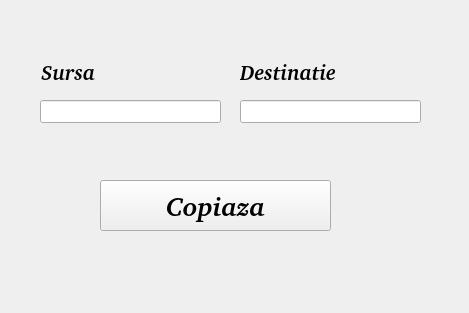
<?xml version="1.0" encoding="UTF-8"?>
<ui version="4.0">
 <class>copiere</class>
 <widget class="QWidget" name="copiere">
  <property name="geometry">
   <rect>
    <x>0</x>
    <y>0</y>
    <width>469</width>
    <height>313</height>
   </rect>
  </property>
  <property name="windowTitle">
   <string>Form</string>
  </property>
  <widget class="QLineEdit" name="sursa">
   <property name="geometry">
    <rect>
     <x>40</x>
     <y>100</y>
     <width>181</width>
     <height>23</height>
    </rect>
   </property>
  </widget>
  <widget class="QLineEdit" name="destinatie">
   <property name="geometry">
    <rect>
     <x>240</x>
     <y>100</y>
     <width>181</width>
     <height>23</height>
    </rect>
   </property>
  </widget>
  <widget class="QPushButton" name="copiere_2">
   <property name="geometry">
    <rect>
     <x>100</x>
     <y>180</y>
     <width>231</width>
     <height>51</height>
    </rect>
   </property>
   <property name="font">
    <font>
     <family>C059 [UKWN]</family>
     <pointsize>20</pointsize>
     <weight>75</weight>
     <italic>true</italic>
     <bold>true</bold>
    </font>
   </property>
   <property name="text">
    <string>Copiaza</string>
   </property>
  </widget>
  <widget class="QWidget" name="">
   <property name="geometry">
    <rect>
     <x>41</x>
     <y>60</y>
     <width>391</width>
     <height>24</height>
    </rect>
   </property>
   <layout class="QHBoxLayout" name="horizontalLayout">
    <item>
     <widget class="QLabel" name="label">
      <property name="font">
       <font>
        <family>C059 [UKWN]</family>
        <pointsize>16</pointsize>
        <weight>75</weight>
        <italic>true</italic>
        <bold>true</bold>
       </font>
      </property>
      <property name="text">
       <string>Sursa</string>
      </property>
     </widget>
    </item>
    <item>
     <widget class="QLabel" name="label_2">
      <property name="font">
       <font>
        <family>C059 [UKWN]</family>
        <pointsize>16</pointsize>
        <weight>75</weight>
        <italic>true</italic>
        <bold>true</bold>
       </font>
      </property>
      <property name="text">
       <string>Destinatie</string>
      </property>
     </widget>
    </item>
   </layout>
  </widget>
 </widget>
 <resources/>
 <connections/>
</ui>
